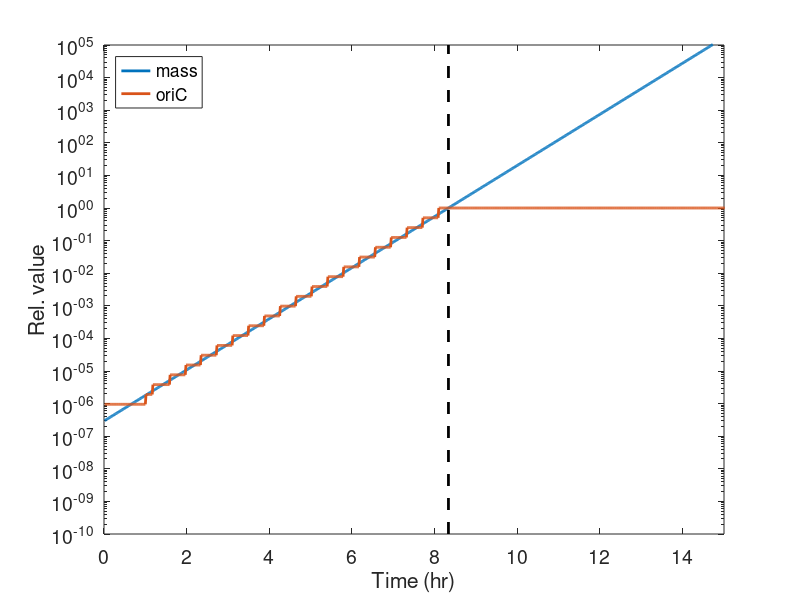
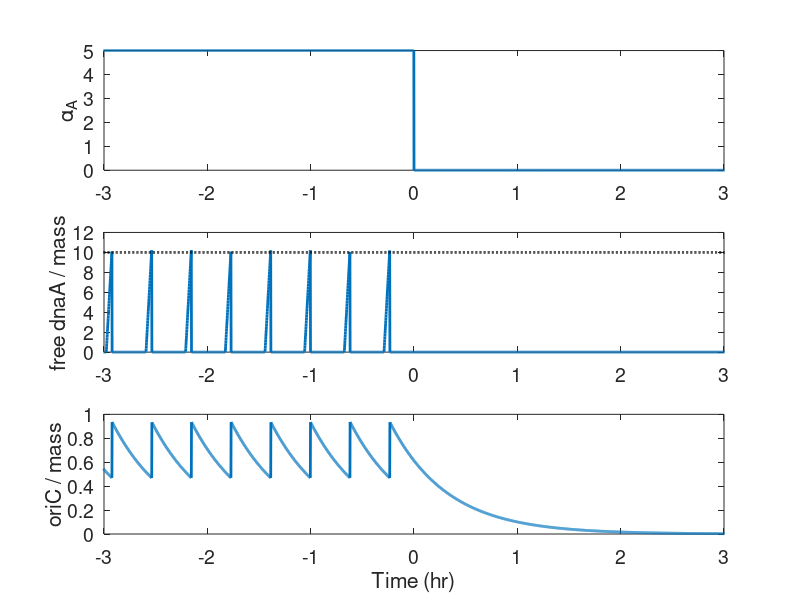

These charts were generated, in order, by the following MATLAB code:
% this script describe the hns dnaA initial model + adder division model
% the core of this model is OriC/determine adder at each division

close all ; clear all ;
tic;
%% global parameters
TT = 1000 ; % total calculation time (min)
dt = 0.1 ; % calculation time step (min)
dtR = 1 ; % time step for recording (min)
RTlist = dtR : dtR : TT ; % time list (min)
Ctime = 500; % changing time of hns expression (min)


CAcc = 10 ; % critical cytoplasmic dnaA concentration to initiate DNA replication 
alpha0 = 5;
datAn = 100 ; % dnaA binding site on datA
Chns = 300 ; % number of hns binding to each chromosome
alphaH0 = 0;
Tseq = 10;
dTdatA = 0 ; % time delay between OriC and datA (min)

DT = 23; 
Cperiod = 42;
DNAlength = ceil(Cperiod/dt) ; % DNA length is set to fix V fork = 1 ;
lambda0 = log(2)/DT ; % cell mass growth rate (min^-1)


Tlist = dt:dt:TT;
alpha0_list = nan(size(Tlist));
alpha0_list(1:Ctime/dt) = alpha0;
alpha0_list(Ctime/dt:end) = 0;


% figure;
% plot(Tlist/60,alpha0_list);
% xlabel('time (hr)');
% ylabel('\alpha_0')
% drawnow;

%% initiation 

DNAcopy = 1*ones(1,DNAlength);
DNA = sum(DNAcopy)/DNAlength ;
OriC = DNAcopy(1);
Nd = DNAcopy(dTdatA/dt+1); 

nrep = 1 ; % number of DNA replication. starting from 1, not 0
ndiv = 1; % number of cell division

V = 1 ; % initial cell mass
A = 1 ; % initial dnaA protein
H = alphaH0 * V;
Abox = max((Nd*datAn + DNA*Chns - H),0);
Af = max((A - Abox),0) ;
lambda = lambda0;
alpha = alpha0; 

rpt = NaN(1,ceil(TT/DT)+10) ;
Prep = 1;
RpO = 1;

%% main loop
for t = 1 : length(Tlist)
    
    alpha = alpha0_list(t);
    
    OriC = DNAcopy(1);
    DNA = sum(DNAcopy)/DNAlength ;
    Nd = DNAcopy(dTdatA/dt+1); % copy number of datA
    A = A + alpha*V*dt;
    V = V + lambda*V*dt ;
    H = alphaH0*V;
    Abox = max((Nd*datAn + DNA*Chns - H),0);
    Af = max(A-Abox,0);
    
    % check new replication initiation condition
    if Af/V > CAcc && RpO == 1
%     if Af/V > CAcc
        nrep = nrep +1; % replication number +1
        Prep(nrep) = 1 ; % generate new replication position
        rpt(nrep) = t*dt; % replication time +dt
        RpO = 0; % stop new replicaiton initiation
    end
    
    if t == ceil((rpt(nrep) + Tseq)/dt); RpO = 1; end
    
    
    % DNA replication
    for f = 1 : length(Prep) 
        if Prep(f) <= Cperiod/dt
           DNAcopy(Prep(f)) = DNAcopy(Prep(f))*2 ; % all DNA replicates
            Prep(f) = Prep(f) +1 ; % replication position moves
        else if Prep(f) > Cperiod/dt % DNA replication terminates
            Prep(f) = NaN ;   
            end
        end
    end
    

    % recording
    if rem(t*dt,dtR)==0 
        Rec_A(t*dt/dtR) = A ; % 
        Rec_Af(t*dt/dtR) = Af ; % 
        Rec_V(t*dt/dtR) = V  ; 
        Rec_OriC(t*dt/dtR) = OriC ; 
        Rec_DNA(t*dt/dtR) = DNA ; 
    end
    
    
    list_A(t) = A ; % 
    list_Af(t) = Af ; % 
    list_V(t) = V ; % 
    list_OriC(t) = OriC ; % 
    
end

toc;
%% plot time course data

ht=figure(); 
semilogy(RTlist/60,Rec_V/(Rec_V(Ctime/dtR)),'linewidth',2); hold all
semilogy(RTlist/60,Rec_OriC/(Rec_OriC(Ctime/dtR)),'linewidth',2); hold all
semilogy([Ctime Ctime]/60,[10^-10 10^5],'k--','linewidth',2); hold all
xlim([0 15]); ylim([10^-10 10^5])
xlabel('Time (hr)'); ylabel('Rel. value');
legend('mass','oriC','location','NorthWest'); hold off
set(gca,'fontsize',14);
drawnow


%%
h=figure('position',[100 100 500 600]); 
subplot(3,1,1)
plot((Tlist(3000:7000)-Ctime)/60,alpha0_list(3000:7000),'linewidth',2); hold all
ylabel('\alpha_A'); xlim([-3 3]);
set(gca,'fontsize',14);
subplot(3,1,2)
plot((Tlist(3000:7000)-Ctime)/60,list_Af(3000:7000)./list_V(3000:7000),'linewidth',2); hold all
plot((Tlist(3000:7000)-Ctime)/60, 10*ones(size((Tlist(3000:7000)-Ctime)/60)),'k--','linewidth',2);
ylabel('free dnaA / mass');xlim([-3 3]);
set(gca,'fontsize',14);
subplot(3,1,3)
plot((Tlist(3000:7000)-Ctime)/60,list_OriC(3000:7000)./list_V(3000:7000),'linewidth',2); hold all
ylabel('oriC / mass');xlim([-3 3]);

xlabel('Time (hr)');
set(gca,'fontsize',14);
drawnow
